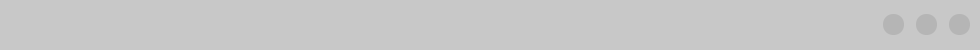
           <widget class="QFrame" name="Frame1_Control_btns">
            <property name="minimumSize">
             <size>
              <width>980</width>
              <height>50</height>
             </size>
            </property>
            <property name="maximumSize">
             <size>
              <width>16777215</width>
              <height>50</height>
             </size>
            </property>
            <property name="styleSheet">
             <string notr="true">border-top-left-radius:0px;
border-top-right-radius: 12px;
border-bottom-right-radius: 0px;
border-bottom-left-radius: 0px;
background-color:rgb(200, 200, 200);</string>
            </property>
            <property name="frameShape">
             <enum>QFrame::StyledPanel</enum>
            </property>
            <property name="frameShadow">
             <enum>QFrame::Raised</enum>
            </property>
            <layout class="QHBoxLayout" name="horizontalLayout_4">
             <property name="spacing">
              <number>0</number>
             </property>
             <property name="leftMargin">
              <number>0</number>
             </property>
             <property name="topMargin">
              <number>0</number>
             </property>
             <property name="rightMargin">
              <number>0</number>
             </property>
             <property name="bottomMargin">
              <number>0</number>
             </property>
             <item>
              <widget class="QFrame" name="frame_5">
               <property name="frameShape">
                <enum>QFrame::StyledPanel</enum>
               </property>
               <property name="frameShadow">
                <enum>QFrame::Raised</enum>
               </property>
              </widget>
             </item>
             <item>
              <widget class="QFrame" name="frame_4">
               <property name="frameShape">
                <enum>QFrame::StyledPanel</enum>
               </property>
               <property name="frameShadow">
                <enum>QFrame::Raised</enum>
               </property>
              </widget>
             </item>
             <item>
              <widget class="QFrame" name="frame_7">
               <property name="frameShape">
                <enum>QFrame::StyledPanel</enum>
               </property>
               <property name="frameShadow">
                <enum>QFrame::Raised</enum>
               </property>
              </widget>
             </item>
             <item>
              <widget class="QLabel" name="Current_option">
               <property name="enabled">
                <bool>true</bool>
               </property>
               <property name="font">
                <font>
                 <family>Ubuntu</family>
                 <pointsize>13</pointsize>
                 <weight>75</weight>
                 <italic>false</italic>
                 <bold>true</bold>
                 <kerning>true</kerning>
                </font>
               </property>
               <property name="styleSheet">
                <string notr="true">color:rgb(75, 75, 75)</string>
               </property>
               <property name="text">
                <string/>
               </property>
              </widget>
             </item>
             <item>
              <widget class="QFrame" name="frame_8">
               <property name="frameShape">
                <enum>QFrame::StyledPanel</enum>
               </property>
               <property name="frameShadow">
                <enum>QFrame::Raised</enum>
               </property>
              </widget>
             </item>
             <item>
              <widget class="QFrame" name="frame_6">
               <property name="frameShape">
                <enum>QFrame::StyledPanel</enum>
               </property>
               <property name="frameShadow">
                <enum>QFrame::Raised</enum>
               </property>
              </widget>
             </item>
             <item>
              <widget class="QFrame" name="frame_3">
               <property name="frameShape">
                <enum>QFrame::StyledPanel</enum>
               </property>
               <property name="frameShadow">
                <enum>QFrame::Raised</enum>
               </property>
              </widget>
             </item>
             <item>
              <layout class="QHBoxLayout" name="Buttons_layout">
               <property name="spacing">
                <number>12</number>
               </property>
               <property name="rightMargin">
                <number>10</number>
               </property>
               <item>
                <widget class="QPushButton" name="Button1_Rollup">
                 <property name="minimumSize">
                  <size>
                   <width>20</width>
                   <height>20</height>
                  </size>
                 </property>
                 <property name="maximumSize">
                  <size>
                   <width>21</width>
                   <height>21</height>
                  </size>
                 </property>
                 <property name="font">
                  <font>
                   <kerning>true</kerning>
                  </font>
                 </property>
                 <property name="toolTip">
                  <string>Свернуть</string>
                 </property>
                 <property name="styleSheet">
                  <string notr="true">QPushButton {
	border: none;
	border-radius: 10px;
	background-color: rgb(181, 181, 181);
}
QPushButton:hover {
	background-color: rgba(0, 170, 0, 150)
}</string>
                 </property>
                 <property name="text">
                  <string/>
                 </property>
                 <property name="icon">
                  <iconset>
                   <normaloff>cp_b1_min.png</normaloff>cp_b1_min.png</iconset>
                 </property>
                 <property name="checkable">
                  <bool>false</bool>
                 </property>
                </widget>
               </item>
               <item>
                <widget class="QPushButton" name="Button2_Max">
                 <property name="minimumSize">
                  <size>
                   <width>20</width>
                   <height>20</height>
                  </size>
                 </property>
                 <property name="maximumSize">
                  <size>
                   <width>21</width>
                   <height>21</height>
                  </size>
                 </property>
                 <property name="font">
                  <font>
                   <kerning>true</kerning>
                  </font>
                 </property>
                 <property name="toolTip">
                  <string>Развернуть</string>
                 </property>
                 <property name="styleSheet">
                  <string notr="true">QPushButton {
	border: none;
	border-radius: 10px;
	background-color: rgb(181, 181, 181);
}
QPushButton:hover {
	background-color: rgba(255, 238, 7, 150)
}
</string>
                 </property>
                 <property name="text">
                  <string/>
                 </property>
                 <property name="icon">
                  <iconset>
                   <normaloff>cp_b2_resize.png</normaloff>cp_b2_resize.png</iconset>
                 </property>
                 <property name="iconSize">
                  <size>
                   <width>16</width>
                   <height>16</height>
                  </size>
                 </property>
                 <property name="checkable">
                  <bool>false</bool>
                 </property>
                </widget>
               </item>
               <item>
                <widget class="QPushButton" name="Button3_Exit">
                 <property name="minimumSize">
                  <size>
                   <width>20</width>
                   <height>20</height>
                  </size>
                 </property>
                 <property name="maximumSize">
                  <size>
                   <width>21</width>
                   <height>21</height>
                  </size>
                 </property>
                 <property name="font">
                  <font>
                   <kerning>true</kerning>
                  </font>
                 </property>
                 <property name="toolTip">
                  <string>Закрыть</string>
                 </property>
                 <property name="styleSheet">
                  <string notr="true">QPushButton {
	border: none;
	border-radius: 10px;
	background-color:rgb(181, 181, 181);
}
QPushButton:hover {
	background-color: rgba(255, 0, 9, 150)
}</string>
                 </property>
                 <property name="text">
                  <string/>
                 </property>
                 <property name="icon">
                  <iconset>
                   <normaloff>cp_b3_close.png</normaloff>cp_b3_close.png</iconset>
                 </property>
                 <property name="checkable">
                  <bool>false</bool>
                 </property>
                </widget>
               </item>
              </layout>
             </item>
            </layout>
           </widget>
